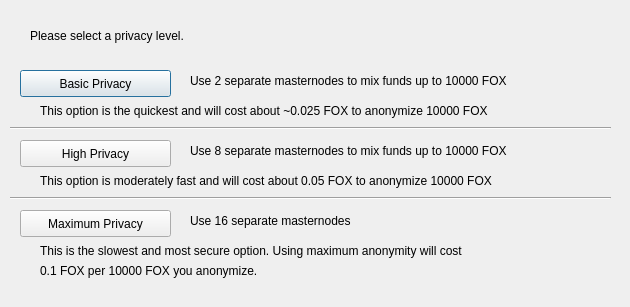
<?xml version="1.0" encoding="UTF-8"?>
<ui version="4.0">
 <class>ObfuscationConfig</class>
 <widget class="QDialog" name="ObfuscationConfig">
  <property name="geometry">
   <rect>
    <x>0</x>
    <y>0</y>
    <width>630</width>
    <height>307</height>
   </rect>
  </property>
  <property name="windowTitle">
   <string>Configure Obfuscation</string>
  </property>
  <widget class="QPushButton" name="buttonBasic">
   <property name="geometry">
    <rect>
     <x>20</x>
     <y>70</y>
     <width>151</width>
     <height>27</height>
    </rect>
   </property>
   <property name="text">
    <string>Basic Privacy</string>
   </property>
  </widget>
  <widget class="QPushButton" name="buttonHigh">
   <property name="geometry">
    <rect>
     <x>20</x>
     <y>140</y>
     <width>151</width>
     <height>27</height>
    </rect>
   </property>
   <property name="text">
    <string>High Privacy</string>
   </property>
  </widget>
  <widget class="QPushButton" name="buttonMax">
   <property name="geometry">
    <rect>
     <x>20</x>
     <y>210</y>
     <width>151</width>
     <height>27</height>
    </rect>
   </property>
   <property name="text">
    <string>Maximum Privacy</string>
   </property>
  </widget>
  <widget class="QLabel" name="label">
   <property name="geometry">
    <rect>
     <x>30</x>
     <y>20</y>
     <width>571</width>
     <height>31</height>
    </rect>
   </property>
   <property name="text">
    <string>Please select a privacy level.</string>
   </property>
  </widget>
  <widget class="QLabel" name="label_2">
   <property name="geometry">
    <rect>
     <x>190</x>
     <y>70</y>
     <width>421</width>
     <height>21</height>
    </rect>
   </property>
   <property name="text">
    <string>Use 2 separate masternodes to mix funds up to 10000 FOX</string>
   </property>
  </widget>
  <widget class="QLabel" name="label_3">
   <property name="geometry">
    <rect>
     <x>190</x>
     <y>140</y>
     <width>411</width>
     <height>21</height>
    </rect>
   </property>
   <property name="text">
    <string>Use 8 separate masternodes to mix funds up to 10000 FOX</string>
   </property>
  </widget>
  <widget class="QLabel" name="label_4">
   <property name="geometry">
    <rect>
     <x>190</x>
     <y>210</y>
     <width>421</width>
     <height>21</height>
    </rect>
   </property>
   <property name="text">
    <string>Use 16 separate masternodes</string>
   </property>
  </widget>
  <widget class="QLabel" name="label_6">
   <property name="geometry">
    <rect>
     <x>40</x>
     <y>100</y>
     <width>561</width>
     <height>21</height>
    </rect>
   </property>
   <property name="text">
    <string>This option is the quickest and will cost about ~0.025 FOX to anonymize 10000 FOX</string>
   </property>
  </widget>
  <widget class="QLabel" name="label_7">
   <property name="geometry">
    <rect>
     <x>40</x>
     <y>170</y>
     <width>561</width>
     <height>21</height>
    </rect>
   </property>
   <property name="text">
    <string>This option is moderately fast and will cost about 0.05 FOX to anonymize 10000 FOX</string>
   </property>
  </widget>
  <widget class="QLabel" name="label_8">
   <property name="geometry">
    <rect>
     <x>40</x>
     <y>240</y>
     <width>561</width>
     <height>21</height>
    </rect>
   </property>
   <property name="text">
    <string>This is the slowest and most secure option. Using maximum anonymity will cost</string>
   </property>
  </widget>
  <widget class="QLabel" name="label_9">
   <property name="geometry">
    <rect>
     <x>40</x>
     <y>260</y>
     <width>561</width>
     <height>21</height>
    </rect>
   </property>
   <property name="text">
    <string>0.1 FOX per 10000 FOX you anonymize.</string>
   </property>
  </widget>
  <widget class="Line" name="line">
   <property name="geometry">
    <rect>
     <x>10</x>
     <y>120</y>
     <width>601</width>
     <height>16</height>
    </rect>
   </property>
   <property name="orientation">
    <enum>Qt::Horizontal</enum>
   </property>
  </widget>
  <widget class="Line" name="line_2">
   <property name="geometry">
    <rect>
     <x>10</x>
     <y>190</y>
     <width>601</width>
     <height>16</height>
    </rect>
   </property>
   <property name="orientation">
    <enum>Qt::Horizontal</enum>
   </property>
  </widget>
 </widget>
 <resources/>
 <connections/>
</ui>
